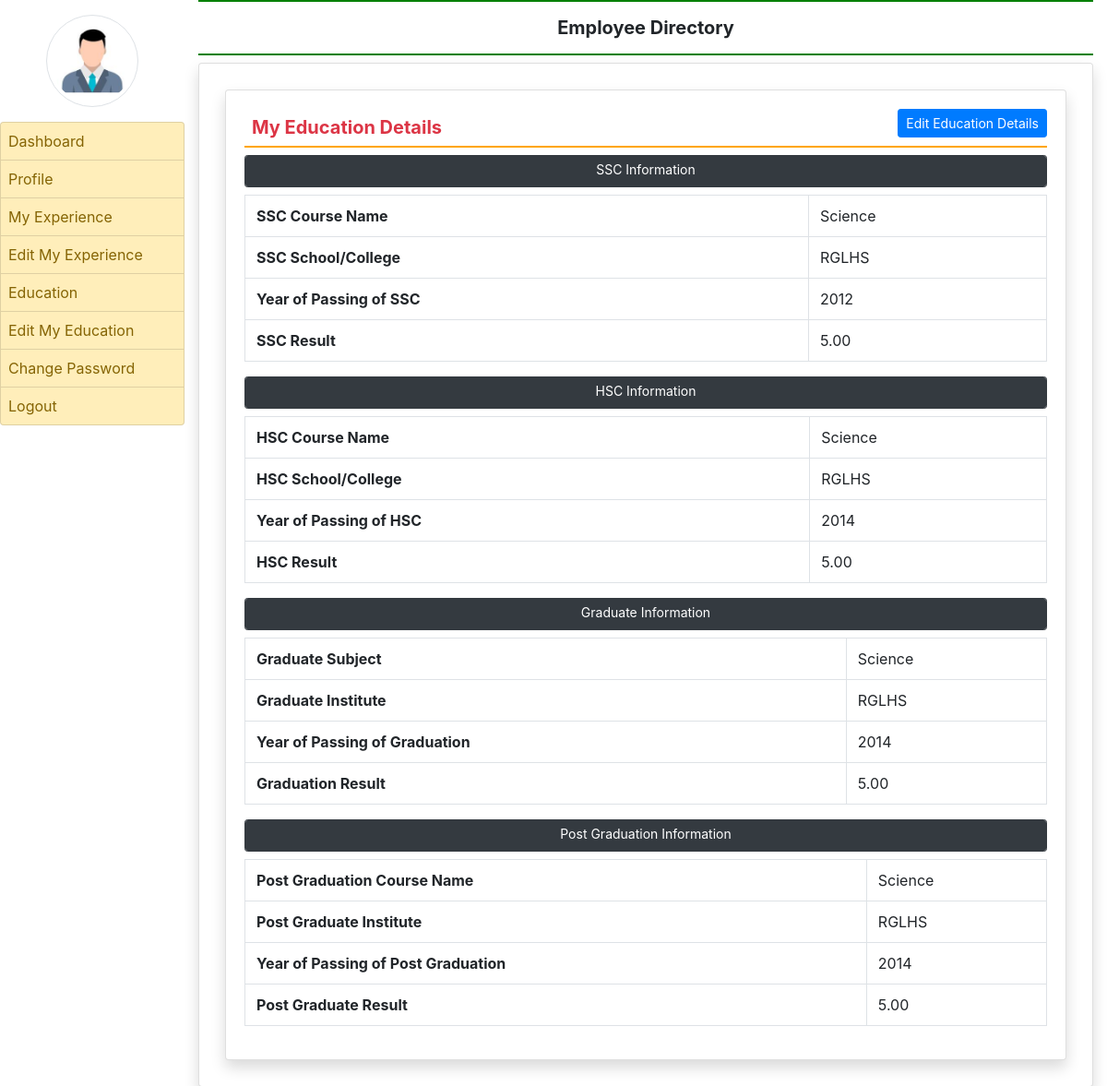
The app's page /my_education/ (signed in) with its own data.
### employee/models.py (models this page shows, shortened)
class EmployeeEducation(models.Model):
    user = models.ForeignKey(User,on_delete=models.CASCADE)
    coursepg = models.CharField(max_length=100)
    schoolclgpg = models.CharField(max_length=200,null=True)
    yearofpassingpg = models.CharField(max_length=20,null=True)
    percentagepg = models.CharField(max_length=30,null=True)
    coursegra = models.CharField(max_length=100)
    schoolclggra = models.CharField(max_length=200,null=True)
    yearofpassinggra = models.CharField(max_length=20,null=True)
    percentagegra = models.CharField(max_length=30,null=True)
    coursessc = models.CharField(max_length=100)
    schoolclgssc = models.CharField(max_length=200,null=True)
    yearofpassingssc = models.CharField(max_length=20,null=True)
    percentagessc = models.CharField(max_length=30,null=True)
    coursehsc = models.CharField(max_length=100)
    schoolclghsc = models.CharField(max_length=200,null=True)
    yearofpassinghsc = models.CharField(max_length=20,null=True)
    percentagehsc = models.CharField(max_length=30,null=True)

### employee/views.py (the view)
# urls.py: path('my_education/',my_education,name='my_education'),
def my_education(request):
    if not request.user.is_authenticated:
        return redirect('emp_login')
    error = ""
    user = request.user
    education = EmployeeEducation.objects.get(user = user)
    return render(request,'my_education.html',locals())

### employee/templates/my_education.html
{% extends 'emp_base.html' %}
{% block main %}
<div class="card shadow m-2">
    <div class="card-body">
       <a href = "{% url 'edit_myeducation' %}" class = "btn btn-primary float-right btn-sm">Edit Education Details</a>
        <h5 class="p-2 text-danger" style="border-bottom:2px solid orange"><b>My Education Details</b></h5>
        <div vlass="Container-fluid">
          <h1 class = "btn btn-dark float-left btn-sm form-control">SSC Information</h1>
          <table class = "table table-bordered">
            <tr>
                <th>SSC Course Name</th>
                <td>{{education.coursessc}}</td>
            </tr>
            <tr>
                <th>SSC School/College</th>
                <td>{{education.schoolclgssc}}</td>
            </tr>
            <tr>
                <th>Year of Passing of SSC</th>
                <td>{{education.yearofpassingssc}}</td>
            </tr>
            <tr>
                <th>SSC Result</th>
                <td>{{education.percentagessc}}</td>
            </tr>
          </table>
          <h1 class = "btn btn-dark float-left btn-sm form-control">HSC Information</h1>
          <table class = "table table-bordered">
            <tr>
                <th>HSC Course Name</th>
                <td>{{education.coursehsc}}</td>
            </tr>
            <tr>
                <th>HSC School/College</th>
                <td>{{education.schoolclghsc}}</td>
            </tr>
            <tr>
                <th>Year of Passing of HSC</th>
                <td>{{education.yearofpassinghsc}}</td>
            </tr>
            <tr>
                <th>HSC Result</th>
                <td>{{education.percentagehsc}}</td>
            </tr>
          </table>
          <h1 class = "btn btn-dark float-left btn-sm form-control">Graduate Information</h1>
          <table class = "table table-bordered">
            <tr>
                <th>Graduate Subject</th>
                <td>{{education.coursegra}}</td>
            </tr>
            <tr>
                <th>Graduate Institute</th>
                <td>{{education.schoolclggra}}</td>
            </tr>
            <tr>
                <th>Year of Passing of Graduation</th>
                <td>{{education.yearofpassinggra}}</td>
            </tr>
            <tr>
                <th>Graduation Result</th>
                <td>{{education.percentagegra}}</td>
            </tr>
        </table>
            <h1 class = "btn btn-dark float-left btn-sm form-control">Post Graduation Information</h1>
          <table class = "table table-bordered">
            <tr>
                <th>Post Graduation Course Name</th>
                <td>{{education.coursepg}}</td>
            </tr>
            <tr>
                <th>Post Graduate Institute</th>
                <td>{{education.schoolclgpg}}</td>
            </tr>
            <tr>
                <th>Year of Passing of Post Graduation</th>
                <td>{{education.yearofpassingpg}}</td>
            </tr>
            <tr>
                <th>Post Graduate Result</th>
                <td>{{education.percentagepg}}</td>
            </tr>
          </table>
        </div>
    </div>
</div>
{%endblock%}

### records on screen
EmployeeEducation: coursessc "Science", schoolclgssc "RGLHS", yearofpassingssc "2012", percentagessc "5.00", coursehsc "Science", schoolclghsc "RGLHS", yearofpassinghsc "2014", percentagehsc "5.00", coursegra "Science", schoolclggra "RGLHS", yearofpassinggra "2014", percentagegra "5.00", coursepg "Science", schoolclgpg "RGLHS", yearofpassingpg "2014", percentagepg "5.00"
